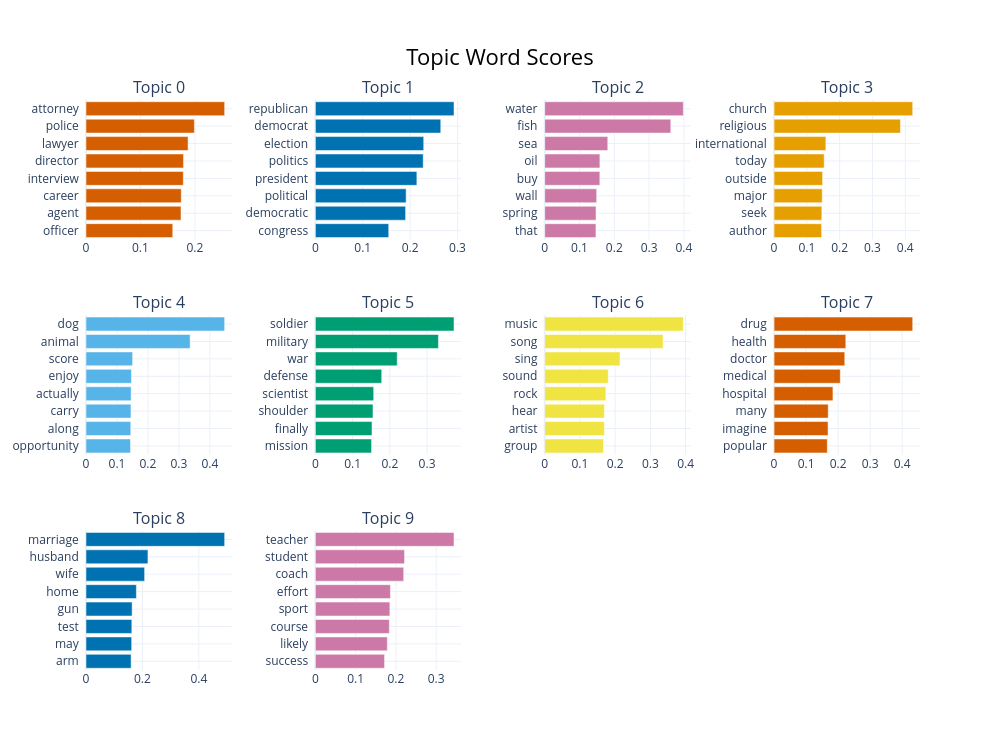

The code cell stored with this chart in its notebook:
### Code cell
# ── Visualisations ────────────────────────────────────────────────────────
topic_model.visualize_barchart(top_n_topics=10, n_words=8)

### Figure 1 — Plotly figure (JSON) as saved in the notebook; plotly's stock layout.template omitted (floating-point values rounded to 4 significant figures)
{"data": [{"marker": {"color": "#D55E00"}, "orientation": "h", "type": "bar", "x": [0.1593, 0.1745, 0.175, 0.1787, 0.1791, 0.1875, 0.199, 0.2546], "xaxis": "x", "y": ["officer  ", "agent  ", "career  ", "interview  ", "director  ", "lawyer  ", "police  ", "attorney  "], "yaxis": "y"}, {"marker": {"color": "#0072B2"}, "orientation": "h", "type": "bar", "x": [0.1548, 0.1904, 0.1916, 0.2142, 0.2276, 0.2287, 0.2646, 0.2926], "xaxis": "x2", "y": ["congress  ", "democratic  ", "political  ", "president  ", "politics  ", "election  ", "democrat  ", "republican  "], "yaxis": "y2"}, {"marker": {"color": "#CC79A7"}, "orientation": "h", "type": "bar", "x": [0.1472, 0.1475, 0.1493, 0.1584, 0.1586, 0.1812, 0.3623, 0.3984], "xaxis": "x3", "y": ["that  ", "spring  ", "wall  ", "buy  ", "oil  ", "sea  ", "fish  ", "water  "], "yaxis": "y3"}, {"marker": {"color": "#E69F00"}, "orientation": "h", "type": "bar", "x": [0.145, 0.1457, 0.1469, 0.1479, 0.1528, 0.1579, 0.3853, 0.4227], "xaxis": "x4", "y": ["author  ", "seek  ", "major  ", "outside  ", "today  ", "international  ", "religious  ", "church  "], "yaxis": "y4"}, {"marker": {"color": "#56B4E9"}, "orientation": "h", "type": "bar", "x": [0.1437, 0.1446, 0.1452, 0.1458, 0.1468, 0.1506, 0.3362, 0.4477], "xaxis": "x5", "y": ["opportunity  ", "along  ", "carry  ", "actually  ", "enjoy  ", "score  ", "animal  ", "dog  "], "yaxis": "y5"}, {"marker": {"color": "#009E73"}, "orientation": "h", "type": "bar", "x": [0.151, 0.1521, 0.1548, 0.1567, 0.1782, 0.2198, 0.3305, 0.3723], "xaxis": "x6", "y": ["mission  ", "finally  ", "shoulder  ", "scientist  ", "defense  ", "war  ", "military  ", "soldier  "], "yaxis": "y6"}, {"marker": {"color": "#F0E442"}, "orientation": "h", "type": "bar", "x": [0.1669, 0.1695, 0.1695, 0.1737, 0.1803, 0.2139, 0.336, 0.3936], "xaxis": "x7", "y": ["group  ", "artist  ", "hear  ", "rock  ", "sound  ", "sing  ", "song  ", "music  "], "yaxis": "y7"}, {"marker": {"color": "#D55E00"}, "orientation": "h", "type": "bar", "x": [0.1663, 0.1686, 0.1691, 0.1839, 0.2069, 0.2208, 0.224, 0.4329], "xaxis": "x8", "y": ["popular  ", "imagine  ", "many  ", "hospital  ", "medical  ", "doctor  ", "health  ", "drug  "], "yaxis": "y8"}, {"marker": {"color": "#0072B2"}, "orientation": "h", "type": "bar", "x": [0.1599, 0.1619, 0.1624, 0.1635, 0.1785, 0.2078, 0.2195, 0.4914], "xaxis": "x9", "y": ["arm  ", "may  ", "test  ", "gun  ", "home  ", "wife  ", "husband  ", "marriage  "], "yaxis": "y9"}, {"marker": {"color": "#CC79A7"}, "orientation": "h", "type": "bar", "x": [0.1718, 0.1787, 0.1837, 0.185, 0.1864, 0.2193, 0.2214, 0.3442], "xaxis": "x10", "y": ["success  ", "likely  ", "course  ", "sport  ", "effort  ", "coach  ", "student  ", "teacher  "], "yaxis": "y10"}], "layout": {"annotations": [{"font": {"size": 16}, "showarrow": false, "text": "Topic 0", "x": 0.0875, "xanchor": "center", "xref": "paper", "y": 1, "yanchor": "bottom", "yref": "paper"}, {"font": {"size": 16}, "showarrow": false, "text": "Topic 1", "x": 0.3625, "xanchor": "center", "xref": "paper", "y": 1, "yanchor": "bottom", "yref": "paper"}, {"font": {"size": 16}, "showarrow": false, "text": "Topic 2", "x": 0.6375, "xanchor": "center", "xref": "paper", "y": 1, "yanchor": "bottom", "yref": "paper"}, {"font": {"size": 16}, "showarrow": false, "text": "Topic 3", "x": 0.9125, "xanchor": "center", "xref": "paper", "y": 1, "yanchor": "bottom", "yref": "paper"}, {"font": {"size": 16}, "showarrow": false, "text": "Topic 4", "x": 0.0875, "xanchor": "center", "xref": "paper", "y": 0.6222, "yanchor": "bottom", "yref": "paper"}, {"font": {"size": 16}, "showarrow": false, "text": "Topic 5", "x": 0.3625, "xanchor": "center", "xref": "paper", "y": 0.6222, "yanchor": "bottom", "yref": "paper"}, {"font": {"size": 16}, "showarrow": false, "text": "Topic 6", "x": 0.6375, "xanchor": "center", "xref": "paper", "y": 0.6222, "yanchor": "bottom", "yref": "paper"}, {"font": {"size": 16}, "showarrow": false, "text": "Topic 7", "x": 0.9125, "xanchor": "center", "xref": "paper", "y": 0.6222, "yanchor": "bottom", "yref": "paper"}, {"font": {"size": 16}, "showarrow": false, "text": "Topic 8", "x": 0.0875, "xanchor": "center", "xref": "paper", "y": 0.2444, "yanchor": "bottom", "yref": "paper"}, {"font": {"size": 16}, "showarrow": false, "text": "Topic 9", "x": 0.3625, "xanchor": "center", "xref": "paper", "y": 0.2444, "yanchor": "bottom", "yref": "paper"}], "height": 750, "hoverlabel": {"bgcolor": "white", "font": {"family": "Rockwell", "size": 16}}, "showlegend": false, "title": {"font": {"color": "Black", "size": 22}, "text": "Topic Word Scores", "x": 0.5, "xanchor": "center", "yanchor": "top"}, "width": 1000, "xaxis": {"anchor": "y", "domain": [0, 0.175], "showgrid": true}, "xaxis10": {"anchor": "y10", "domain": [0.275, 0.45], "showgrid": true}, "xaxis11": {"anchor": "y11", "domain": [0.55, 0.725], "showgrid": true}, "xaxis12": {"anchor": "y12", "domain": [0.825, 1], "showgrid": true}, "xaxis2": {"anchor": "y2", "domain": [0.275, 0.45], "showgrid": true}, "xaxis3": {"anchor": "y3", "domain": [0.55, 0.725], "showgrid": true}, "xaxis4": {"anchor": "y4", "domain": [0.825, 1], "showgrid": true}, "xaxis5": {"anchor": "y5", "domain": [0, 0.175], "showgrid": true}, "xaxis6": {"anchor": "y6", "domain": [0.275, 0.45], "showgrid": true}, "xaxis7": {"anchor": "y7", "domain": [0.55, 0.725], "showgrid": true}, "xaxis8": {"anchor": "y8", "domain": [0.825, 1], "showgrid": true}, "xaxis9": {"anchor": "y9", "domain": [0, 0.175], "showgrid": true}, "yaxis": {"anchor": "x", "domain": [0.7556, 1], "showgrid": true}, "yaxis10": {"anchor": "x10", "domain": [0, 0.2444], "showgrid": true}, "yaxis11": {"anchor": "x11", "domain": [0, 0.2444], "showgrid": true}, "yaxis12": {"anchor": "x12", "domain": [0, 0.2444], "showgrid": true}, "yaxis2": {"anchor": "x2", "domain": [0.7556, 1], "showgrid": true}, "yaxis3": {"anchor": "x3", "domain": [0.7556, 1], "showgrid": true}, "yaxis4": {"anchor": "x4", "domain": [0.7556, 1], "showgrid": true}, "yaxis5": {"anchor": "x5", "domain": [0.3778, 0.6222], "showgrid": true}, "yaxis6": {"anchor": "x6", "domain": [0.3778, 0.6222], "showgrid": true}, "yaxis7": {"anchor": "x7", "domain": [0.3778, 0.6222], "showgrid": true}, "yaxis8": {"anchor": "x8", "domain": [0.3778, 0.6222], "showgrid": true}, "yaxis9": {"anchor": "x9", "domain": [0, 0.2444], "showgrid": true}}}
